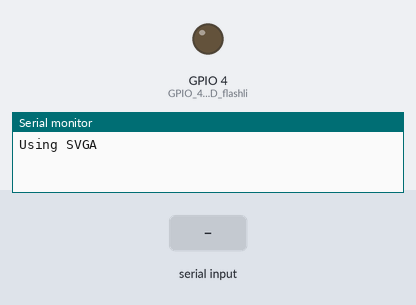
A sketch run on a simulated ESP32. Parts: output pins drawn as LEDs (lit = HIGH), the last lines printed to the serial monitor. The test bench sets the inputs (shaded band). Nothing arrives over Bluetooth unless stated; the camera gives no picture.

Above: at 1.5 s.
1.6 s: "1" received over Serial
At 3.0 s:
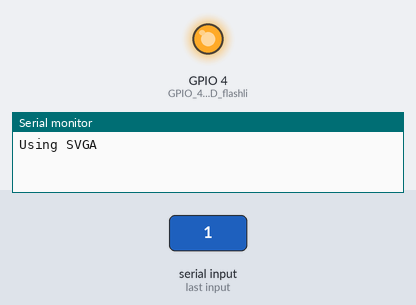
4.6 s: "0" received over Serial
At 7.4 s:
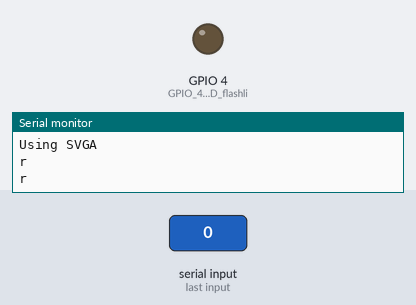
7.6 s: "2" received over Serial
At 9.4 s:
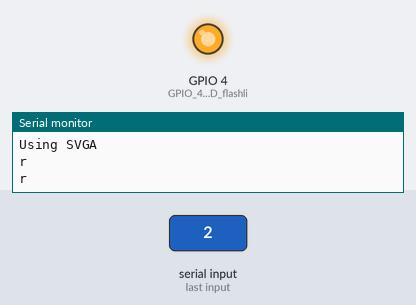
Timing chart, 0 to 11.2 s (numbered marks = the images above; inputs shaded):
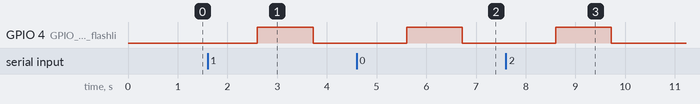

The sketch:

bluetooth_cam.ino
```cpp
#include "esp_camera.h"
#include "Arduino.h"
#include "FS.h"                // SD Card ESP32
#include "SD_MMC.h"            // SD Card ESP32
#include "soc/soc.h"           // Disable brownour problems
#include "soc/rtc_cntl_reg.h"  // Disable brownour problems
#include "driver/rtc_io.h"
#include <EEPROM.h>            // read and write from flash memory
#include "BluetoothSerial.h"   //bluetooth
// define the number of bytes you want to access
#define EEPROM_SIZE 1

RTC_DATA_ATTR int bootCount = 0;

// Pin definition for CAMERA_MODEL_AI_THINKER
#define PWDN_GPIO_NUM     32
#define RESET_GPIO_NUM    -1
#define XCLK_GPIO_NUM      0
#define SIOD_GPIO_NUM     26
#define SIOC_GPIO_NUM     27
#define Y9_GPIO_NUM       35
#define Y8_GPIO_NUM       34
#define Y7_GPIO_NUM       39
#define Y6_GPIO_NUM       36
#define Y5_GPIO_NUM       21
#define Y4_GPIO_NUM       19
#define Y3_GPIO_NUM       18
#define Y2_GPIO_NUM        5
#define VSYNC_GPIO_NUM    25
#define HREF_GPIO_NUM     23
#define PCLK_GPIO_NUM     22

//Example SerialtoSerialBT
// Check if Bluetooth is available
#if !defined(CONFIG_BT_ENABLED) || !defined(CONFIG_BLUEDROID_ENABLED)
#error Bluetooth is not enabled! Please run `make menuconfig` to and enable it
#endif

// Check Serial Port Profile
#if !defined(CONFIG_BT_SPP_ENABLED)
#error Serial Port Profile for Bluetooth is not available or not enabled. It is only available for the ESP32 chip.
#endif

#define CHUNK_SIZE (size_t)32

BluetoothSerial SerialBT;
String device_name = "ESP32_CAM_BT";

void setup() {
  WRITE_PERI_REG(RTC_CNTL_BROWN_OUT_REG, 0); //disable brownout detector
  Serial.begin(9600);   //The MSP432 will be communicating through default serial port (GPIO 1 TX, GPIO 3 RX)
  cam_init();
  bt_init();
}

void loop() {
  String read;
  if(Serial.available())
  {
    //read time stamp and distance from MSP432
    read = Serial.readString();

    /*
    * structure of bytes stream transferred
    * transmission started\n
    * time stamp, distance\n
    * file size(bytes)\n
    * file bytes
    */

    SerialBT.printf("transmission started\n");
    SerialBT.print(read);
    take_picture();

    //tell MSP432 the cam is ready again
    Serial.print("r\n");
  }
}

void cam_init()
{
  Serial.setDebugOutput(false);

  camera_config_t config;
  config.ledc_channel = LEDC_CHANNEL_0;
  config.ledc_timer = LEDC_TIMER_0;
  config.pin_d0 = Y2_GPIO_NUM;
  config.pin_d1 = Y3_GPIO_NUM;
  config.pin_d2 = Y4_GPIO_NUM;
  config.pin_d3 = Y5_GPIO_NUM;
  config.pin_d4 = Y6_GPIO_NUM;
  config.pin_d5 = Y7_GPIO_NUM;
  config.pin_d6 = Y8_GPIO_NUM;
  config.pin_d7 = Y9_GPIO_NUM;
  config.pin_xclk = XCLK_GPIO_NUM;
  config.pin_pclk = PCLK_GPIO_NUM;
  config.pin_vsync = VSYNC_GPIO_NUM;
  config.pin_href = HREF_GPIO_NUM;
  config.pin_sscb_sda = SIOD_GPIO_NUM;
  config.pin_sscb_scl = SIOC_GPIO_NUM;
  config.pin_pwdn = PWDN_GPIO_NUM;
  config.pin_reset = RESET_GPIO_NUM;
  config.xclk_freq_hz = 20000000;
  config.pixel_format = PIXFORMAT_JPEG;

  //ESP32 cam will most likelt have psram, so it will be using UXGA
  if(psramFound()){
    Serial.print("Using UXGA\n");
    config.frame_size = FRAMESIZE_UXGA; // FRAMESIZE_ + QVGA|CIF|VGA|SVGA|XGA|SXGA|UXGA
    config.jpeg_quality = 10;
    config.fb_count = 2;    //it can holds two frame buffer at the same time
  } else {
    Serial.print("Using SVGA\n");
    config.frame_size = FRAMESIZE_SVGA;
    config.jpeg_quality = 12;
    config.fb_count = 1;
  }

    // Init Camera
  esp_err_t err = esp_camera_init(&config);
  if (err != ESP_OK) {
    Serial.printf("Camera init failed with error 0x%x", err);
    return;
  }
}

void bt_init()
{
  SerialBT.begin(device_name);
  SerialBT.register_callback(btCallback);
  //Serial.println("The device started, now you can pair it with bluetooth");
}

void btCallback(esp_spp_cb_event_t event, esp_spp_cb_param_t *param){
  //Serial Port Profile (SPP) API
  if(event == ESP_SPP_SRV_OPEN_EVT){
    //this event corresponds to establishing bluetooth connection
    //The "go" triggers MSP432 to start moving
    Serial.println("go");
  }
}
void take_picture()
{
  camera_fb_t * fb = NULL;

  // Take Picture with Camera
  pinMode(4, OUTPUT);   //GPIO 4 is the LED flashlight
  digitalWrite(4, HIGH);
  fb = esp_camera_fb_get();
  esp_camera_fb_return(fb); //need to free frame buffer to prevent memory overflow
  //Taking the picture twice allows the camera to adjust itself. It usually works better under brighter environment
  delay(1000);
  fb = esp_camera_fb_get();

  digitalWrite(4, LOW);
  if(!fb) {
    //notify each side the capture failed
    Serial.println("Camera capture failed");
    SerialBT.println("Camera capture failed");
    return;
  }


  SerialBT.printf("%u\n",fb->len);
  SerialBT.flush();
  delay(10);
  SerialBT.write(fb->buf, fb->len);
  SerialBT.flush(); //make sure to transmit the whole file
  esp_camera_fb_return(fb);


} 
```

Measured:
- after the input at 1.6 s, GPIO 4 (GPIO_4_is_the_LED_flashli): LOW → HIGH after 1.0 s, → LOW 1.1 s later
- after the input at 4.6 s, GPIO 4 (GPIO_4_is_the_LED_flashli): LOW → HIGH after 1.0 s, → LOW 1.1 s later
- after the input at 7.6 s, GPIO 4 (GPIO_4_is_the_LED_flashli): LOW → HIGH after 1.0 s, → LOW 1.1 s later
